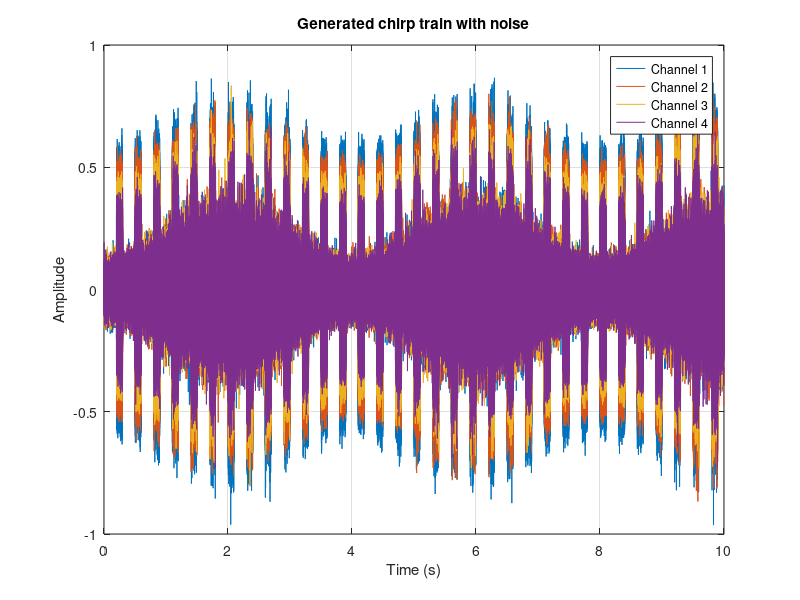

Here is the MATLAB script that generated this plot:
function [receiverPath, templatePath, onsetSec] = generate_chirp_test(outDir)
% Generate a clean transmit template and a noisy four-channel receiver WAV.
% onsetSec is 33-by-4, in seconds from the beginning of the receiver WAV.
if nargin < 1, outDir = fileparts(mfilename('fullpath')); end
if ~exist(outDir,'dir'), mkdir(outDir); end

fs = 44000;
duration = 0.1;
gap = 0.2;
f0 = 3000;
f1 = 15000;
n = 10*fs;
t = (0:round(duration*fs)-1)'/fs;
sweepRate = (f1-f0)/duration;
tx = 0.5*cos(2*pi*(f0*t + sweepRate*t.^2/2));
edge = round(0.002*fs);
ramp = (1-cos(pi*(0:edge-1)'/(edge-1)))/2;
tx(1:edge) = tx(1:edge).*ramp;
tx(end-edge+1:end) = tx(end-edge+1:end).*flipud(ramp);

delays = [0 13 26 44];
gains = [1 0.85 0.70 0.55];
first = round(0.2*fs);
period = round((duration+gap)*fs);
starts = (first:period:n-numel(tx)-max(delays))';
onsetSec = (starts+delays)/fs;

oldRng = rng;
restoreRng = onCleanup(@()rng(oldRng));
rng(41,'twister');
% Independent Gaussian noise per channel, with RMS changing over time.
noiseRMS = 0.045 + 0.075*(0.5-0.5*cos(2*pi*(0:n-1)'/(4*fs)));
rx = noiseRMS.*randn(n,numel(delays));
for ch = 1:numel(delays)
    for start = starts'
        idx = start+delays(ch)+(1:numel(tx));
        rx(idx,ch) = rx(idx,ch)+gains(ch)*tx;
    end
end

assert(max(abs(rx(:)))<1,'Synthetic waveform would clip in the WAV.');
receiverPath = fullfile(outDir,'noisy_chirp_train.wav');
templatePath = fullfile(outDir,'chirp_template.wav');
audiowrite(receiverPath,rx,fs,'BitsPerSample',24);
audiowrite(templatePath,tx,fs,'BitsPerSample',24);
% Plot all four channels of the generated 10-second WAV.
timeSec = (0:n-1)' / fs;
figure('Name', 'Noisy chirp train');
plot(timeSec, rx);
xlabel('Time (s)');
ylabel('Amplitude');
title('Generated chirp train with noise');
legend('Channel 1', 'Channel 2', 'Channel 3', 'Channel 4');
xlim([0 n/fs]);
grid on;
end
